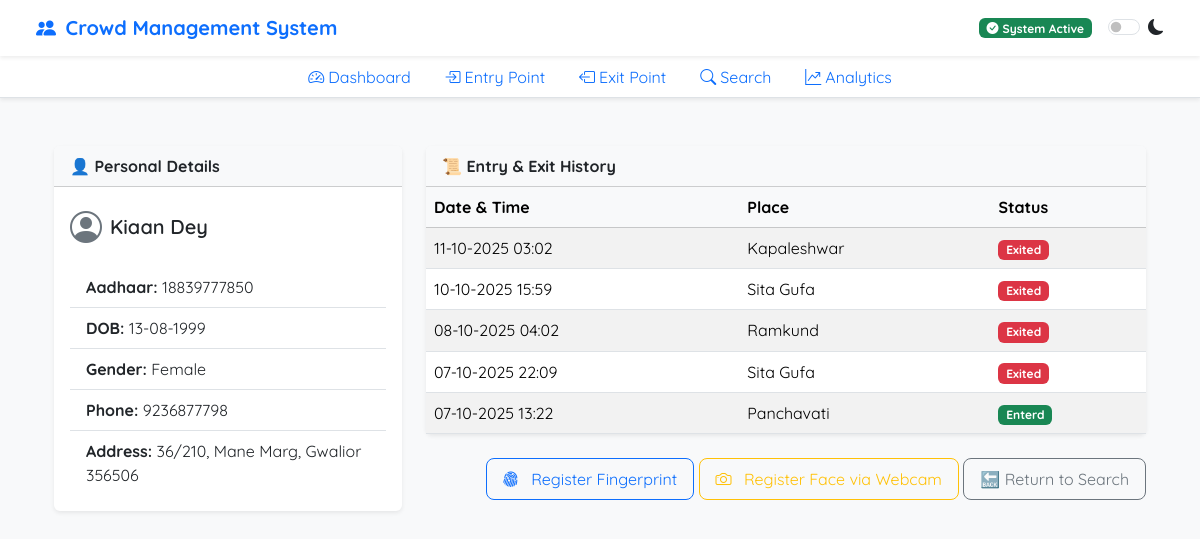
Screenshot of /profile/18839777850 with the database file from the repository.
### models.py (models this page shows)
class aadharinfo(db.Model):
    aadhar_number = db.Column(db.BigInteger,primary_key = True)
    name = db.Column(db.String(250))
    dob = db.Column(db.DateTime)
    gender = db.Column(db.String(20))
    address = db.Column(db.Text)
    phone_number = db.Column(db.BigInteger)
    fingerprint_data = db.Column(db.LargeBinary,nullable=True)
    face_embedding = db.Column(db.LargeBinary,nullable = True)
    logs = db.relationship("entrylogs",back_populates="card")

class entrylogs(db.Model):
    id = db.Column(db.Integer, primary_key=True)
    aadhar_number = db.Column(db.BigInteger,db.ForeignKey('aadharinfo.aadhar_number'), nullable=False)
    entry_time = db.Column(db.DateTime, default=datetime.now)
    entry_place = db.Column(db.Text)
    current_place = db.Column(db.Text)
    visited_places = db.Column(db.Text)
    status = db.Column(db.Text, default='active')
    card = db.relationship("aadharinfo", back_populates="logs")

### routes/profile.py (the view)
@profile_bp.route("/profile/<int:aadhar_number>", methods=['GET', 'POST'], endpoint="profile")
def profile(aadhar_number):
    person = aadharinfo.query.filter_by(aadhar_number=aadhar_number).first()
    if not person:
        flash("User not found!", "danger")
        return redirect(url_for("search.search"))
    logs = entrylogs.query.filter_by(aadhar_number=aadhar_number).order_by(entrylogs.entry_time.desc()).all()
    return render_template("profile.html", person=person, logs=logs)

### main.py (called while the page is built)
@app.before_request
def clear_session_on_restart():
    global server_started
    if server_started :
        session.pop("entry_point", None)
        server_started = False

### Templates/profile.html (shortened to what this page needs)
{% extends "header.html" %}
{% block content %}
<div class="container mt-4">
  <div class="row">
    <div class="col-md-4">
      <div class="card shadow-sm mb-4 border-0">
        <div class="card-header bg-light fw-bold">👤 Personal Details</div>
        <div class="card-body">
          <div class="mb-3 d-flex align-items-center">
            <i class="bi bi-person-circle fs-2 text-secondary me-2"></i>
            <h5 class="fw-semibold mb-0">{{ person.name }}</h5>
          </div>
          <ul class="list-group list-group-flush">
            <li class="list-group-item"><strong>Aadhaar:</strong> {{ person.aadhar_number }}</li>
            <li class="list-group-item"><strong>DOB:</strong> {{ person.dob.strftime('%d-%m-%Y') }}</li>
            <li class="list-group-item"><strong>Gender:</strong> {{ person.gender }}</li>
            <li class="list-group-item"><strong>Phone:</strong> {{ person.phone_number }}</li>
            <li class="list-group-item"><strong>Address:</strong> {{ person.address }}</li>
          </ul>
        </div>
      </div>
    </div>
    <div class="col-md-8">
      <div class="card shadow-sm mb-4 border-0">
        <div class="card-header bg-light fw-bold">📜 Entry & Exit History</div>
        <div class="card-body p-0">
          {% if logs %}
          <div class="table-responsive" style="max-height: 400px; overflow-y: auto;">
            <table class="table table-striped mb-0">
              <thead class="table-light sticky-top">
                <tr>
                  <th>Date & Time</th>
                  <th>Place</th>
                  <th>Status</th>
                </tr>
              </thead>
              <tbody>
                {% for log in logs %}
                <tr>
                  <td>{{ log.entry_time.strftime('%d-%m-%Y %H:%M') }}</td>
                  <td>{{ log.entry_place }}</td>
                  <td>
                    <span class="badge {% if log.status == 'Enterd' %}bg-success{% else %}bg-danger{% endif %}">
                      {{ log.status }}
                    </span>
                  </td>
                </tr>
                {% endfor %}
              </tbody>
            </table>
          </div>
          {% else %}
          <p class="text-muted p-3">No logs found.</p>
          {% endif %}
        </div>
      </div>
     <div class="text-end mt-3">
  <a href="{{ url_for('fingerprint.register_fingerprint', aadhar_number=person.aadhar_number) }}"
     class="btn btn-outline-primary rounded-3 mb-2 px-3 py-2">
    <i class="bi bi-fingerprint me-2"></i> Register Fingerprint
  </a>
  <a href="{{ url_for('face.register_face_webcam', aadhar_number=person.aadhar_number) }}"
     class="btn btn-outline-warning rounded-3 mb-2 px-3 py-2">
    <i class="bi bi-camera me-2"></i> Register Face via Webcam
  </a>
  <a href="{{ url_for('search.search') }}"
     class="btn btn-outline-secondary rounded-3 mb-2 px-3 py-2">
    🔙 Return to Search
  </a>
</div>
{% endblock %}

### Templates/header.html (shortened to what this page needs)
<!DOCTYPE html>
<html lang="en">
<head>
  <link href="https://cdn.jsdelivr.net/npm/bootstrap@5.3.3/dist/css/bootstrap.min.css" rel="stylesheet">
  <link href="https://cdn.jsdelivr.net/npm/bootstrap-icons@1.10.5/font/bootstrap-icons.css" rel="stylesheet">
</head>
<body class="bg-light">
  <nav class="navbar navbar-expand-lg bg-white shadow-sm py-2 px-4">
    <div class="container-fluid justify-content-between">
      <a class="navbar-brand fw-bold text-primary" href="{{ url_for('dashboard.dashboard') }}">
        <i class="bi bi-people-fill me-1"></i> Crowd Management System
      </a>
      <div class="d-flex align-items-center">
        <span class="badge text-bg-success me-3"><i class="bi bi-check-circle-fill me-1"></i>System Active</span>
        <div class="form-check form-switch">
          <input class="form-check-input" type="checkbox" id="themeToggle">
          <label class="form-check-label" for="themeToggle" id="themeIcon">
            <i class="bi bi-moon-fill"></i>
          </label>
        </div>
      </div>
    </div>
  </nav>
  <ul class="nav nav-tabs justify-content-center bg-white shadow-sm">
    <li class="nav-item">
      <a class="nav-link {% if active_tab == 'dashboard' %}active{% endif %}" href="{{ url_for('dashboard.dashboard') }}">
        <i class="bi bi-speedometer2 me-1"></i>Dashboard
      </a>
    </li>
    <li class="nav-item">
      <a class="nav-link {% if active_tab == 'entry' %}active{% endif %}" href="{{ url_for('entry.entry') }}">
        <i class="bi bi-box-arrow-in-right me-1"></i>Entry Point
      </a>
    </li>
    <li class="nav-item">
      <a class="nav-link {% if active_tab == 'exit' %}active{% endif %}" href="{{ url_for('exit.exit') }}">
        <i class="bi bi-box-arrow-left me-1"></i>Exit Point
      </a>
    </li>
    <li class="nav-item">
      <a class="nav-link {% if active_tab == 'search' %}active{% endif %}" href="{{ url_for('search.search') }}">
        <i class="bi bi-search me-1"></i>Search
      </a>
    </li>
    <li class="nav-item">
      <a class="nav-link {% if active_tab == 'analytics' %}active{% endif %}" href="{{ url_for('analysis.analysis') }}">
        <i class="bi bi-graph-up-arrow me-1"></i>Analytics
      </a>
    </li>
  </ul>
  <div class="container py-4">
    {% block content %}{% endblock %}
  </div>
</body>
</html>

### Templates/header.html (style rules this page uses)
body, h1, h2, h3, h4, h5, h6, p, a, span, div, li { font-family: 'Quicksand', sans-serif !important; }

### rows the page displays
aadharinfo: name "Kiaan Dey", aadhar_number "18839777850", dob "13-08-1999", gender "Female", phone_number "9236877798", address "36/210, Mane Marg, Gwalior 356506"
entrylogs: entry_time "11-10-2025 03:02", entry_place "Kapaleshwar", status "Exited"
entrylogs: entry_time "10-10-2025 15:59", entry_place "Sita Gufa", status "Exited"
entrylogs: entry_time "08-10-2025 04:02", entry_place "Ramkund", status "Exited"
entrylogs: entry_time "07-10-2025 22:09", entry_place "Sita Gufa", status "Exited"
entrylogs: entry_time "07-10-2025 13:22", entry_place "Panchavati", status "Enterd"
